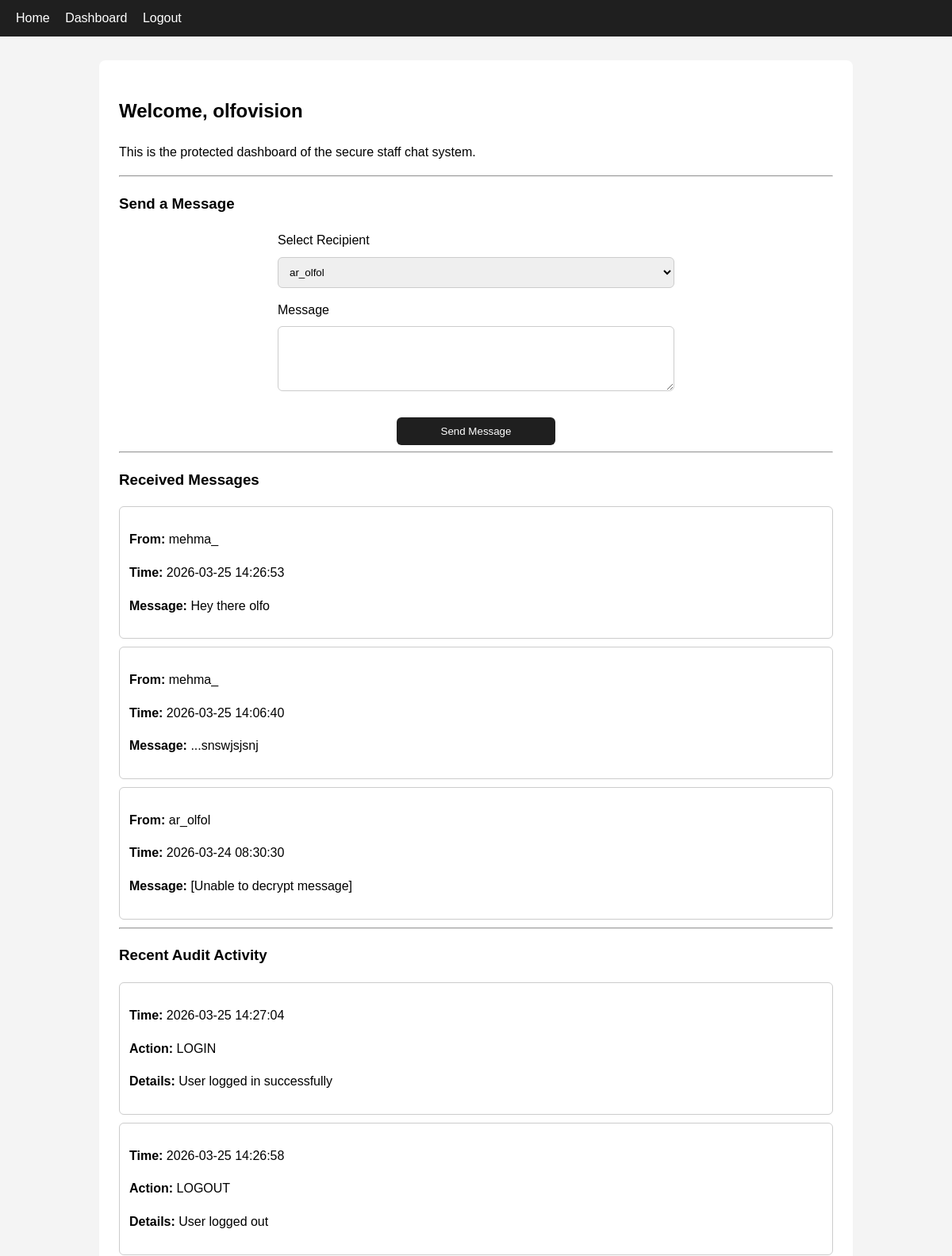
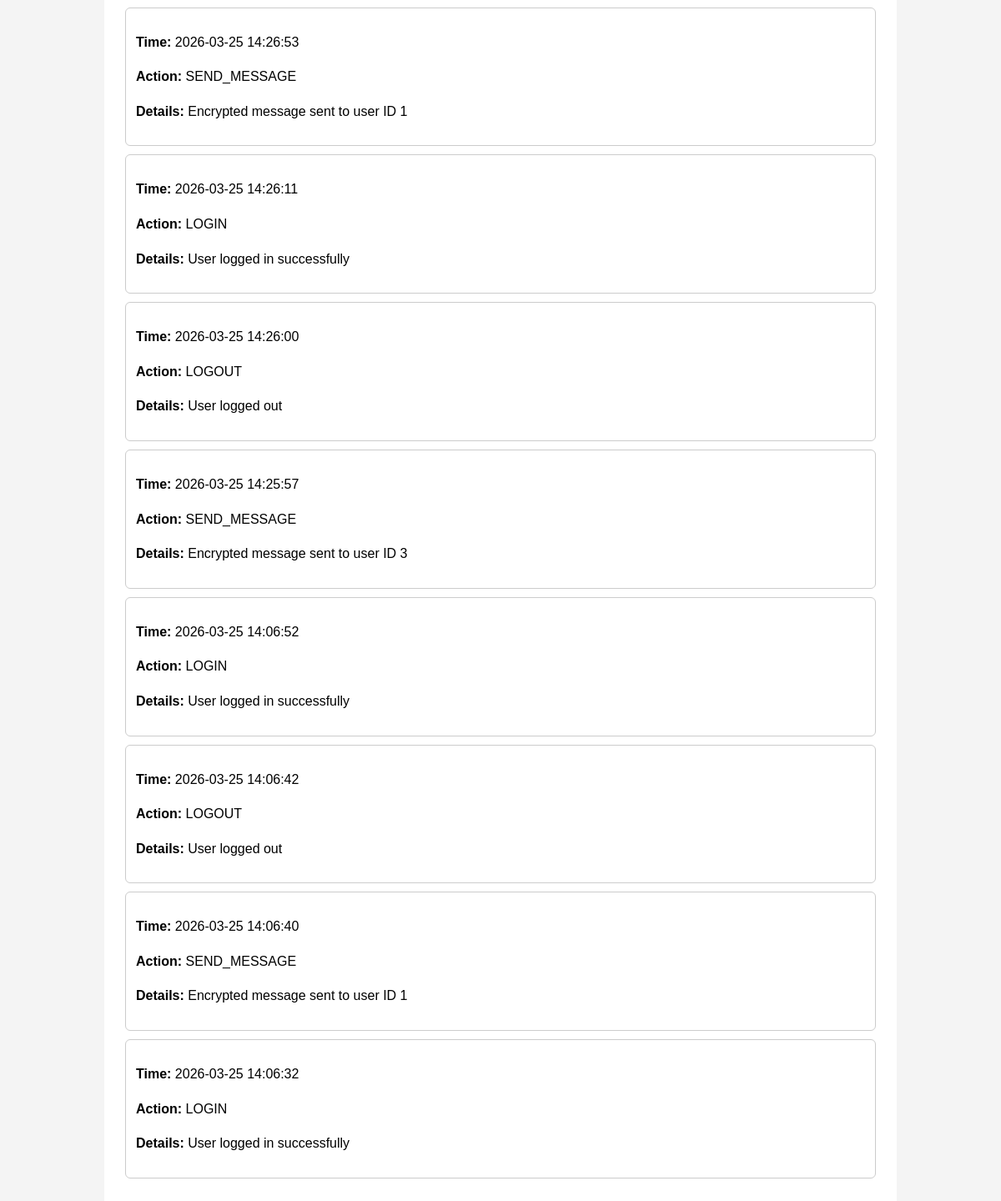
The app's page /dashboard (signed in) with its own data (2 pictures, top to bottom).
### tables this page shows
CREATE TABLE messages (
            id INTEGER PRIMARY KEY AUTOINCREMENT,
            sender_id INTEGER NOT NULL,
            receiver_id INTEGER NOT NULL,
            message_text TEXT NOT NULL,
            created_at TEXT NOT NULL,
            FOREIGN KEY (sender_id) REFERENCES users (id),
            FOREIGN KEY (receiver_id) REFERENCES users (id)
        );

CREATE TABLE users (
            id INTEGER PRIMARY KEY AUTOINCREMENT,
            username TEXT UNIQUE NOT NULL,
            password_hash TEXT NOT NULL,
            created_at TEXT NOT NULL
        );

CREATE TABLE audit_logs (
            id INTEGER PRIMARY KEY AUTOINCREMENT,
            user_id INTEGER,
            action TEXT NOT NULL,
            details TEXT,
            created_at TEXT NOT NULL,
            FOREIGN KEY (user_id) REFERENCES users (id)
        );

### app.py (the view, shortened to what this page needs)
@app.route("/dashboard", methods=["GET", "POST"])
@login_required
def dashboard():
    conn = get_db_connection()
    users = conn.execute(
        """
        SELECT id, username
        FROM users
        WHERE id != ?
        ORDER BY username
    """,
        (session["user_id"],),
    ).fetchall()
    received_messages_raw = conn.execute(
        """
        SELECT messages.created_at, messages.message_text, users.username AS sender_name
        FROM messages
        JOIN users ON messages.sender_id = users.id
        WHERE messages.receiver_id = ?
        ORDER BY messages.created_at DESC
        """,
        (session["user_id"],),
    ).fetchall()
    received_messages = []
    for msg in received_messages_raw:
        received_messages.append(
            {
                "created_at": msg["created_at"],
                "sender_name": msg["sender_name"],
                "message_text": decrypt_message(msg["message_text"]),
            }
        )
    logs = conn.execute(
        """
        SELECT created_at, action, details
        FROM audit_logs
        ORDER BY created_at DESC
        LIMIT 10
    """
    ).fetchall()
    conn.close()
    return render_template(
        "dashboard.html", users=users, messages=received_messages, logs=logs
    )

### app.py (called while the page is built)
def get_db_connection():
    conn = sqlite3.connect(DATABASE)
    conn.row_factory = sqlite3.Row
    return conn

def decrypt_message(encrypted_text):
    try:
        decrypted_text = cipher.decrypt(encrypted_text.encode("utf-8"))
        return decrypted_text.decode("utf-8")
    except Exception:
        return "[Unable to decrypt message]"

def login_required(route_function):
    @wraps(route_function)
    def wrapped_function(*args, **kwargs):
        if "user_id" not in session:
            flash("Please log in first.")
            return redirect(url_for("login"))
        return route_function(*args, **kwargs)
    return wrapped_function

### templates/dashboard.html
{% extends "base.html" %}
{% block content %}
    <h2>Welcome, {{ session["username"] }}</h2>
    <p>This is the protected dashboard of the secure staff chat system.</p>
    <hr>
    <h3>Send a Message</h3>
    <form method="POST" class="form-container">
        <label>Select Recipient</label>
        <select name="receiver_id" required>
            {% for user in users %}
                <option value="{{ user['id'] }}">{{ user['username'] }}</option>
            {% endfor %}
        </select>
        <label>Message</label>
        <textarea name="message_text" rows="4" required></textarea>
        <button type="submit">Send Message</button>
    </form>
    <hr>
    <h3>Received Messages</h3>
    {% if messages %}
        {% for msg in messages %}
            <div class="log-box">
                <p><strong>From:</strong> {{ msg['sender_name'] }}</p>
                <p><strong>Time:</strong> {{ msg['created_at'] }}</p>
                <p><strong>Message:</strong> {{ msg['message_text'] }}</p>
            </div>
        {% endfor %}
    {% else %}
        <p>No messages received yet.</p>
    {% endif %}
    <hr>
    <h3>Recent Audit Activity</h3>
    {% if logs %}
        {% for log in logs %}
            <div class="log-box">
                <p><strong>Time:</strong> {{ log['created_at'] }}</p>
                <p><strong>Action:</strong> {{ log['action'] }}</p>
                <p><strong>Details:</strong> {{ log['details'] }}</p>
            </div>
        {% endfor %}
    {% else %}
        <p>No audit logs yet.</p>
    {% endif %}
{% endblock %}

### templates/base.html (shortened to what this page needs)
<!doctype html>
<html lang="en">
  <head>
  </head>
  <body>
    <nav>
      <a href="/">Home</a>
      {% if session.get("user_id") %}
      <a href="/dashboard">Dashboard</a>
      <a href="/logout">Logout</a>
      {% else %}
      <a href="/login">Login</a>
      <a href="/register">Register</a>
      {% endif %}
    </nav>
    <div class="container">
       {% block content %}{% endblock %}
    </div>
  </body>
</html>

### templates/base.html (style rules this page uses)
body { font-family: Arial, sans-serif; background: #f4f4f4; margin: 0; }
nav { background: #1f1f1f; color: white; padding: 14px 20px; }
nav a { color: white; text-decoration: none; margin-right: 15px; }
.container { width: 80%; max-width: 900px; margin: 30px auto; background: white; padding: 25px; border-radius: 8px; line-height: 1.6; }
.form-container { max-width: 500px; margin: auto; }
input, select, textarea { width: 100%; padding: 10px; margin-top: 8px; margin-bottom: 15px; border-radius: 6px; border: 1px solid #ccc; box-sizing: border-box; }
button { width: 200px; padding: 10px; margin-top: 10px; border-radius: 6px; border: none; background-color: #1f1f1f; color: white; cursor: pointer; display: block; margin-left: auto; margin-right: auto; }
button { cursor: pointer; }
.log-box { border: 1px solid #ccc; padding: 12px; margin-bottom: 10px; border-radius: 6px; }

### records on screen
messages: sender_name "mehma_", created_at "2026-03-25 14:26:53", message_text "Hey there olfo"
messages: sender_name "mehma_", created_at "2026-03-25 14:06:40", message_text "...snswjsjsnj"
messages: sender_name "ar_olfol", created_at "2026-03-24 08:30:30", message_text "[Unable to decrypt message]"
audit_logs: created_at "2026-03-25 14:27:04", action "LOGIN", details "User logged in successfully"
audit_logs: created_at "2026-03-25 14:26:58", action "LOGOUT", details "User logged out"
audit_logs: created_at "2026-03-25 14:26:53", action "SEND_MESSAGE", details "Encrypted message sent to user ID 1"
audit_logs: created_at "2026-03-25 14:26:11", action "LOGIN", details "User logged in successfully"
audit_logs: created_at "2026-03-25 14:26:00", action "LOGOUT", details "User logged out"
audit_logs: created_at "2026-03-25 14:25:57", action "SEND_MESSAGE", details "Encrypted message sent to user ID 3"
audit_logs: created_at "2026-03-25 14:06:52", action "LOGIN", details "User logged in successfully"
audit_logs: created_at "2026-03-25 14:06:42", action "LOGOUT", details "User logged out"
audit_logs: created_at "2026-03-25 14:06:40", action "SEND_MESSAGE", details "Encrypted message sent to user ID 1"
audit_logs: created_at "2026-03-25 14:06:32", action "LOGIN", details "User logged in successfully"

### other values on screen
{{ session["username"] }} "olfovision"
form field receiver_id "ar_olfol"
